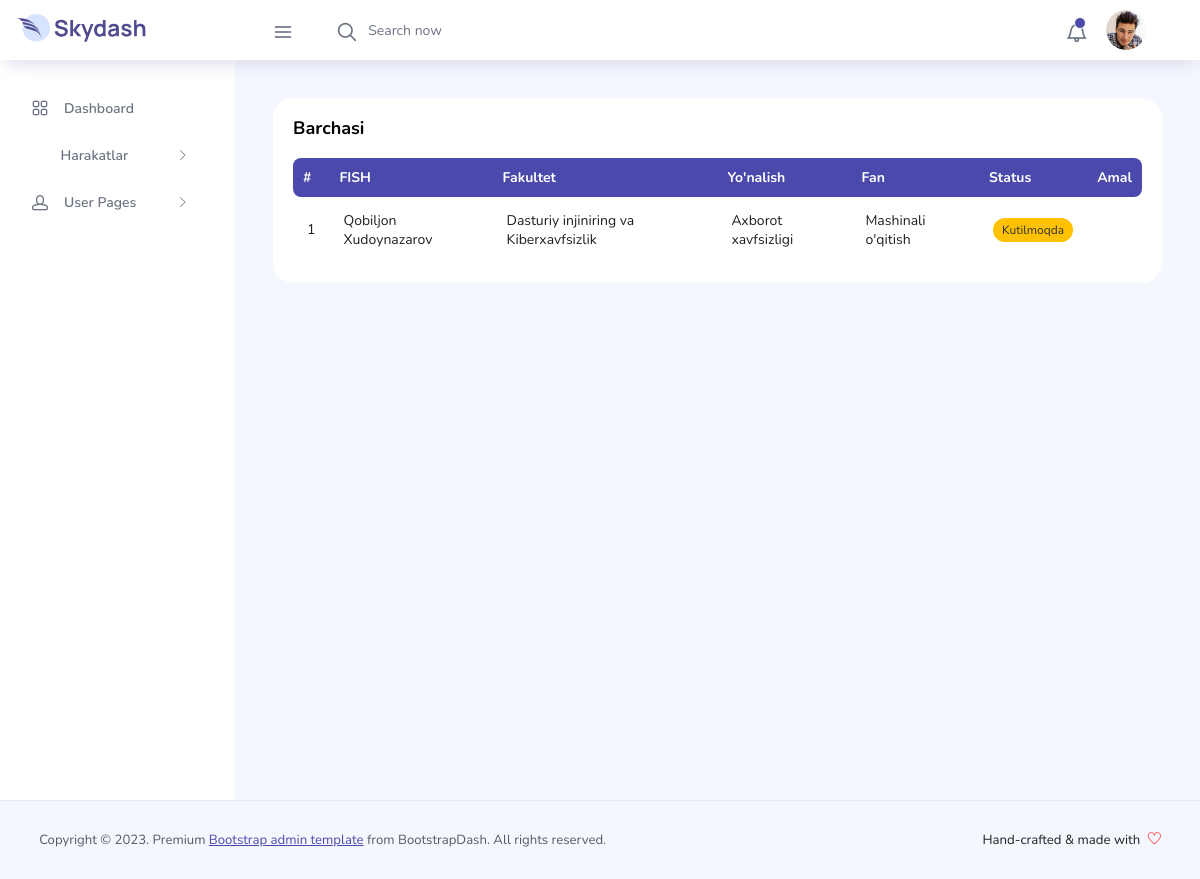
Screenshot of /receiver/waiting/ (signed in) with the database file from the repository.
### user/models.py (models this page shows, shortened)
class Document(models.Model):
    STATUS_CHOICES = (
        (WAITING, WAITING),
        (CANCELLED, CANCELLED),
        (ACCEPTED, ACCEPTED),
        (NO_PROCESS, NO_PROCESS),
    )
    subject = models.ForeignKey(Subject, on_delete=models.CASCADE, verbose_name="Subject")
    user = models.ForeignKey(User, on_delete=models.CASCADE, verbose_name="User")
    sillabus_file = models.FileField(upload_to='document/sillabus/')
    department_head_sign = models.CharField(max_length=30, choices=STATUS_CHOICES, default=NO_PROCESS)
    dean_sign = models.CharField(max_length=30, choices=STATUS_CHOICES, default=NO_PROCESS)
    study_head_sign = models.CharField(max_length=30, choices=STATUS_CHOICES, default=NO_PROCESS)
    study_prorector_sign = models.CharField(max_length=30, choices=STATUS_CHOICES, default=NO_PROCESS)
    overall = models.CharField(max_length=30, choices=STATUS_CHOICES, default=NO_PROCESS)
    document_comment = models.TextField(blank=True, null=True)
    status = models.BooleanField(default=False)
    created_at = models.DateTimeField(auto_now_add=True)
    updated_at = models.DateTimeField(auto_now=True)
    class Meta:
        verbose_name = 'Document'
        verbose_name_plural = 'Documents'
        ordering = ['-updated_at']

class User(AbstractUser):
    ROLES_CHOICES = (
        (ADMIN, ADMIN),
        (TEACHER, TEACHER),
        (DEPARTMENT, DEPARTMENT),
        (DEAN, DEAN),
        (STUDY_HEAD, STUDY_HEAD),
        (PRORECTOR, PRORECTOR),
    )
    image = models.ImageField(upload_to='users/profile/', null=True, blank=True)
    role = models.CharField(max_length=20, choices=ROLES_CHOICES)
    faculty = models.ForeignKey(Faculty, on_delete=models.SET_NULL, null=True, blank=True)
    field = models.ForeignKey(Field, on_delete=models.SET_NULL, null=True, blank=True)

class Faculty(models.Model):
    name = models.CharField(max_length=255)
    logo = models.ImageField(upload_to='faculty/logo/', blank=True, null=True)
    status = models.PositiveIntegerField()
    created_at = models.DateTimeField(auto_now_add=True)
    updated_at = models.DateTimeField(auto_now=True)
    def __str__(self):
        return self.name
    class Meta:
        verbose_name = 'Faculty'
        verbose_name_plural = 'Faculties'

class Field(models.Model):
    faculty = models.ForeignKey(Faculty, on_delete=models.CASCADE, verbose_name="Fakultet")
    name = models.CharField(max_length=255)
    logo = models.ImageField(upload_to='field/logo/')
    status = models.PositiveIntegerField()
    created_at = models.DateTimeField(auto_now_add=True)
    updated_at = models.DateTimeField(auto_now=True)
    def __str__(self):
        return self.name
    class Meta:
        verbose_name = 'Field'
        verbose_name_plural = 'Fields'

class Subject(models.Model):
    field = models.ForeignKey(Field, on_delete=models.CASCADE, verbose_name="Field")
    faculty = models.ForeignKey(Faculty, on_delete=models.CASCADE, verbose_name="Faculty")
    name = models.CharField(max_length=255)
    sample_file = models.FileField(upload_to='subject/file/')
    status = models.PositiveIntegerField()
    created_at = models.DateTimeField(auto_now_add=True)
    updated_at = models.DateTimeField(auto_now=True)
    def __str__(self):
        return self.name
    class Meta:
        verbose_name = 'Subject'
        verbose_name_plural = 'Subjects'

### receiver/views.py (the view)
# urls.py: path('waiting/', WaitingPageView.as_view(), name='waiting'),
class WaitingPageView(ReceiverMixin, View):
    def get(self, request):
        user = request.user
        waiting_documents = None
        if user.role == DEPARTMENT:
            waiting_documents = Document.objects.filter(department_head_sign=WAITING)
        elif user.role == DEAN:
            waiting_documents = Document.objects.filter(dean_sign=WAITING)
        elif user.role == STUDY_HEAD:
            waiting_documents = Document.objects.filter(study_head_sign=WAITING)
        elif user.role == PRORECTOR:
            waiting_documents = Document.objects.filter(study_prorector_sign=WAITING)
        data = {
            "waiting_documents": waiting_documents,
        }
        return render(request, "receiver/waiting.html", context=data)

### shared/mixins.py (called while the page is built)
    def dispatch(self, request, *args, **kwargs):
        if not request.user.is_authenticated:
            return HttpResponseRedirect(reverse('user:login'))
        if self.role and request.user.role != self.role:
            return HttpResponseRedirect(reverse(self.redirect_url))
        if self.roles and request.user.role not in self.roles:
            return HttpResponseRedirect(reverse(self.redirect_url))
        return super().dispatch(request, *args, **kwargs)

### receiver/templates/receiver/waiting.html (shortened to what this page needs)
{% extends 'base2.html' %}
{% load static %}
{% block content %}
    {% include 'receiver_components/navbar.html' %}
    <div class="container-fluid page-body-wrapper">
        {% include 'receiver_components/sidebar.html' %}
        <div class="main-panel">
            <div class="content-wrapper">
                <div class="row">
                    <div class="col-md-12 grid-margin stretch-card">
                        <div class="card">
                            <div class="card-body">
                                <p class="card-title">Barchasi</p>
                                <div class="row">
                                    <div class="col-12">
                                        <div class="table-responsive">
                                            <table id="example" class="display expandable-table" style="width:100%">
                                                <thead>
                                                <tr>
                                                    <th>#</th>
                                                    <th>FISH</th>
                                                    <th>Fakultet</th>
                                                    <th>Yo'nalish</th>
                                                    <th>Fan</th>
                                                    <th>Status</th>
                                                    <th>Amal</th>
                                                </tr>
                                                </thead>
                                                <tbody>
                                                {% for document in waiting_documents %}
                                                    <tr>
                                                        <td>{{ forloop.counter }}</td>
                                                        <td>{{ document.user.first_name }} {{ document.user.last_name }}</td>
                                                        <td>{{ document.user.faculty }}</td>
                                                        <td>{{ document.user.field }}</td>
                                                        <td>{{ document.subject }}</td>
                                                        <td>
                                                           <span class="badge bg-warning text-dark">Kutilmoqda</span>
                                                        </td>
                                                        <td><a href="{% url 'receiver:receive' document.id %}"><i style="font-size: 20px" class="fa fa-edit"></i></a></td>
                                                    </tr>
                                                {% endfor %}
                                                </tbody>
                                            </table>
                                        </div>
                                    </div>
                                </div>
                            </div>
                        </div>
                    </div>
                </div>
            </div>
        </div>
    </div>
    {% include 'receiver_components/footer.html' %}
{% endblock %}

### rows the page displays
Document: user.first_name "Qobiljon", user.last_name "Xudoynazarov", user.faculty "Dasturiy injiniring va Kiberxavfsizlik", user.field "Axborot xavfsizligi", subject "Mashinali o'qitish"
